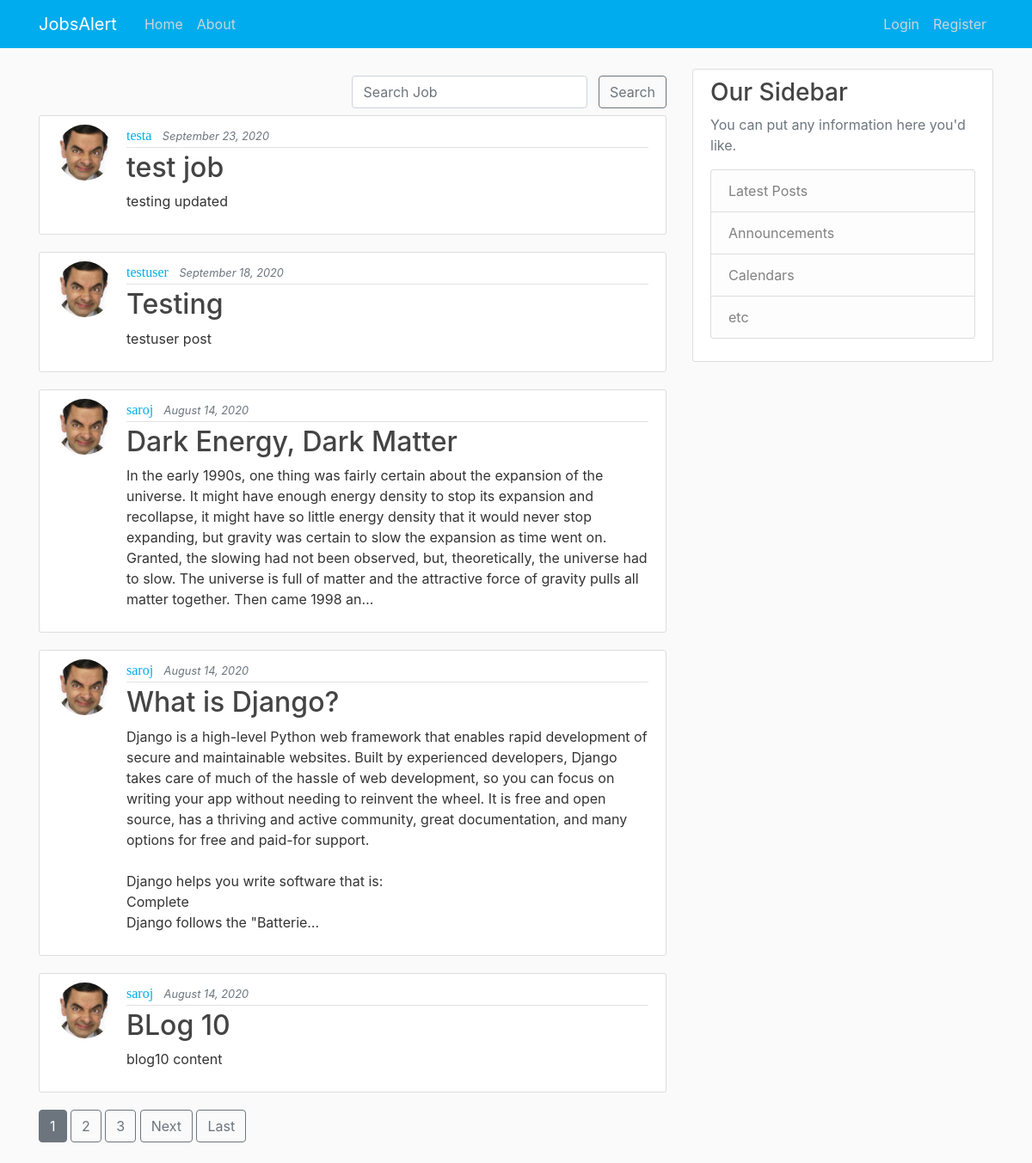
The app's page /, older data.
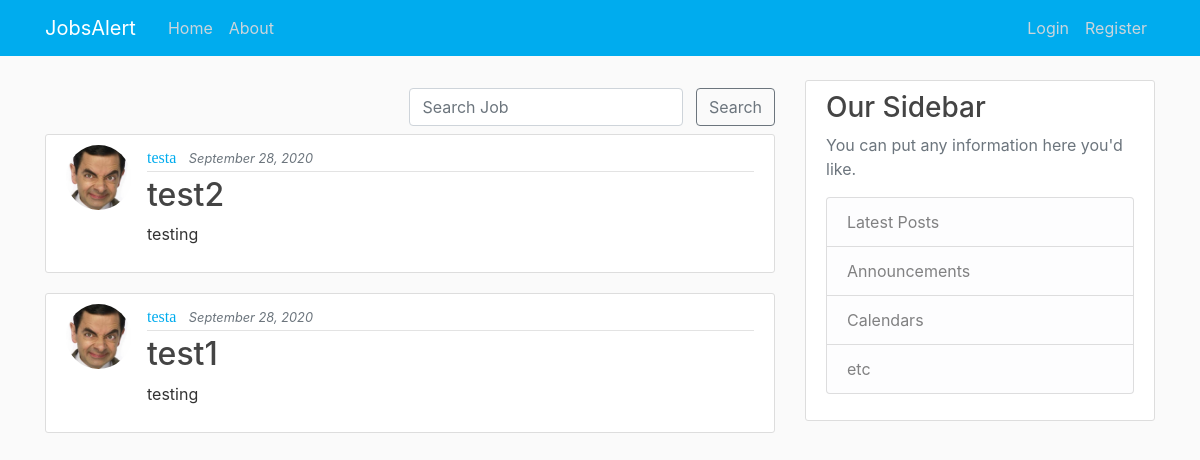
The same page, newer data.
### blog/models.py (models this page shows, shortened)
class Post(models.Model):
    title = models.CharField(max_length=100)
    content = models.TextField()
    date_posted = models.DateTimeField(default=timezone.now)
    author = models.ForeignKey(User, on_delete=models.CASCADE)

### users/models.py (models this page shows, shortened)
class Profile(models.Model):
    user = models.OneToOneField(User, on_delete=models.CASCADE)
    image = models.ImageField(default='default.jpg', upload_to='profile_pics')
    account_type = models.CharField(max_length=200, null=True)

### blog/views.py (the view)
# urls.py: path('', PostListView.as_view(), name='blog-home'),
class PostListView(ListView):
    model = Post
    template_name = 'blog/home.html'
    context_object_name = 'posts'
    ordering = ['-date_posted']
    paginate_by = 5

### blog/templates/blog/home.html (shortened to what this page needs)
{% extends "blog/base.html" %}
{% block content %}
<div class="d-flex flex-row-reverse">
  <div class="form-inline my-2">
    <form method="GET" action="{% url 'job-search' %}" class="my-2 my-lg-0 margin-left-5">
      <input class="form-control mr-sm-2" type="search" placeholder="Search Job" aria-label="Search"
        name="query" id="query">
      <button class="btn btn-outline-secondary my-2 my-sm-0" type="submit">Search</button>
    </form>
  </div>
</div>
{% for post in posts %}
<article class="media content-section">
    <img class="rounded-circle article-img" src="{{ post.author.profile.image.url }}">
    <div class="media-body">
        <div class="article-metadata">
            <a class="mr-2 author-title" href="{% url 'user-posts' post.author.username %}">{{ post.author }}</a>
            <small class="text-muted article-date">{{ post.date_posted|date:"F d, Y" }}</small>
        </div>
        <h2><a class="article-title" href="{% url 'post-detail' post.id %}">{{ post.title }}</a></h2>
        <p class="article-content">{{ post.content|safe| truncatechars:500 }}</p>
    </div>
</article>
{% endfor %}
{% if is_paginated %}
      {% for num in page_obj.paginator.page_range %}
        {% if page_obj.number == num %}
          <a class="btn btn-secondary mb-4" href="?page={{ num }}">{{ num }}</a>
        {% elif num > page_obj.number|add:'-3' and num < page_obj.number|add:'3' %}
          <a class="btn btn-outline-secondary mb-4" href="?page={{ num }}">{{ num }}</a>
        {% endif %}
      {% endfor %}
      {% if page_obj.has_next %}
        <a class="btn btn-outline-secondary mb-4" href="?page={{ page_obj.next_page_number }}">Next</a>
        <a class="btn btn-outline-secondary mb-4" href="?page={{ page_obj.paginator.num_pages }}">Last</a>
      {% endif %}
    {% endif %}
{% endblock content %}

### blog/templates/blog/base.html (shortened to what this page needs)
{% load static %}
<!DOCTYPE html>
<html lang="en">
<head>
  <link rel="stylesheet" href="https://stackpath.bootstrapcdn.com/bootstrap/4.5.2/css/bootstrap.min.css"
>
  <link rel="stylesheet" type="text/css" href="{% static 'blog/main.css' %}">
</head>
<body>
  <header class="site-header">
    <nav class="navbar navbar-expand-md navbar-dark bg-steel fixed-top">
      <div class="container">
        <a class="navbar-brand mr-4" href="{% url 'blog-home' %}">JobsAlert</a>
        <div class="collapse navbar-collapse" id="navbarToggle">
          <div class="navbar-nav mr-auto">
            <a class="nav-item nav-link" href="{% url 'blog-home' %}">Home</a>
            <a class="nav-item nav-link" href="{% url 'blog-about' %}">About</a>
          </div>
          <div class="navbar-nav">
            {% if user.is_authenticated %}
            {% if user.profile.account_type == "organization" %}
              <a class="nav-item nav-link" href="{% url 'post-create' %}">Post Job</a>
              <!-- <a href="{% url 'profile' %}" class="avatar avatar-xs rounded-circle">
                <img alt="Image placeholder" src="{{ user.profile.image.url }}"
                  style="width: 40px; border-radius: 400px "></a> -->
              <a class="nav-item nav-link" href="{% url 'profile' %}">Profile</a>
              <a class="nav-item nav-link" href="{% url 'logout' %}">Logout</a>
            {% else %}
              <!-- <a href="{% url 'profile' %}" class="avatar avatar-xs rounded-circle">
                <img alt="Image placeholder" src="{{ user.profile.image.url }}"
                  style="width: 40px; border-radius: 400px "></a> -->
              <a class="nav-item nav-link" href="{% url 'profile' %}">Profile</a>
              <a class="nav-item nav-link" href="{% url 'logout' %}">Logout</a>
            {% endif %}
            {% else %}
            <a class="nav-item nav-link" href="{% url 'login' %}">Login</a>
            <a class="nav-item nav-link" href="{% url 'register' %}">Register</a>
            {% endif %}
          </div>
        </div>
      </div>
    </nav>
  </header>
  <main role="main" class="container">
    <div class="row">
      <div class="col-md-8">
        {% block content %}{% endblock %}
      </div>
      <div class="col-md-4">
        <div class="content-section">
          <h3>Our Sidebar</h3>
          <p class='text-muted'>You can put any information here you'd like.
          <ul class="list-group">
            <li class="list-group-item list-group-item-light">Latest Posts</li>
            <li class="list-group-item list-group-item-light">Announcements</li>
            <li class="list-group-item list-group-item-light">Calendars</li>
            <li class="list-group-item list-group-item-light">etc</li>
          </ul>
          </p>
        </div>
      </div>
    </div>
  </main>
</body>
</html>

### blog/static/blog/main.css (style rules this page uses)
body { background: #fafafa; color: #333333; margin-top: 5rem; }
h1, h2, h3, h4, h5, h6 { color: #444444; }
ul { margin: 0; }
.bg-steel { background-color: #00acee; }
.site-header .navbar-nav .nav-link { color: #cbd5db; }
.content-section { background: #ffffff; padding: 10px 20px; border: 1px solid #dddddd; border-radius: 3px; margin-bottom: 20px; }
.article-title { color: #444444; }
.author-title { color: #00acee; font-family: cursive; }
.article-date { font-style: italic; }
.article-content { white-space: pre-line; }
.article-img { height: 65px; width: 65px; margin-right: 16px; }
.article-metadata { padding-bottom: 1px; margin-bottom: 4px; border-bottom: 1px solid #e3e3e3 }

Row changes from the older to the newer data that the page shows:
removed Post: author.profile.image (placeholder picture), author "testa", date_posted "September 23, 2020", title "test job", content "testing updated"
removed Post: author.profile.image (placeholder picture), author "testuser", date_posted "September 18, 2020", title "Testing", content "testuser post"
removed Post: author.profile.image (placeholder picture), author "saroj", date_posted "August 14, 2020", title "Dark Energy, Dark Matter", content "In the early 1990s, one thing was fairly certain about the expansion of the universe. It might have enough energy density to stop its expansion and recollapse, it might have so little energy density that it would never stop expanding, but gravity was certain to slow the expansion as time went on. Granted, the slowing had not been observed, but, theoretically, the universe had to slow. The universe is full of matter and the attractive force of gravity pulls all matter together. Then came 1998 an…"
removed Post: author.profile.image (placeholder picture), author "saroj", date_posted "August 14, 2020", title "What is Django?", content "Django is a high-level Python web framework that enables rapid development of secure and maintainable websites. Built by experienced developers, Django takes care of much of the hassle of web development, so you can focus on writing your app without needing to reinvent the wheel. It is free and open source, has a thriving and active community, great documentation, and many options for free and paid-for support. Django helps you write software that is: Complete Django follows the \"Batterie…"
removed Post: author.profile.image (placeholder picture), author "saroj", date_posted "August 14, 2020", title "BLog 10", content "blog10 content"
added Post: author.profile.image (placeholder picture), author "testa", date_posted "September 28, 2020", title "test2", content "testing"
added Post: author.profile.image (placeholder picture), author "testa", date_posted "September 28, 2020", title "test1", content "testing"
Text that changed along with them:
list line gone: "1"
list line gone: "2"
list line gone: "3"
text no longer shown: "Next Last"
